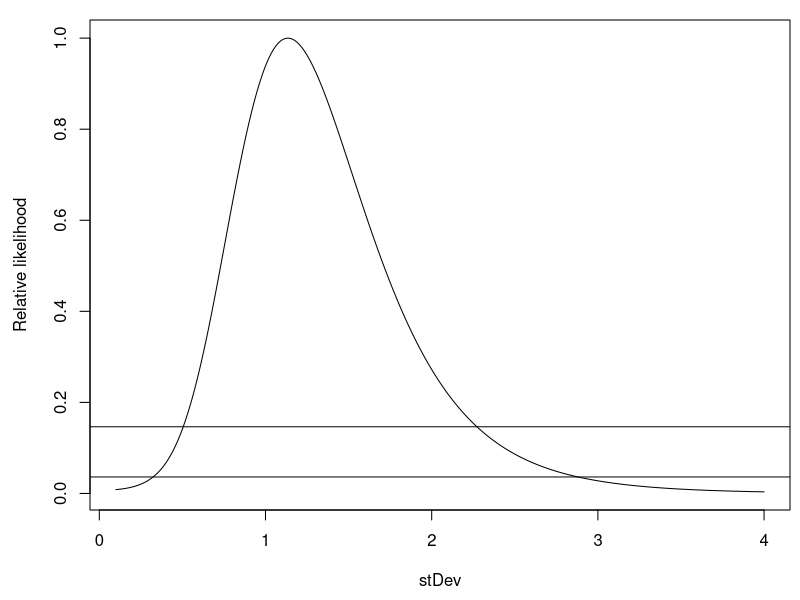
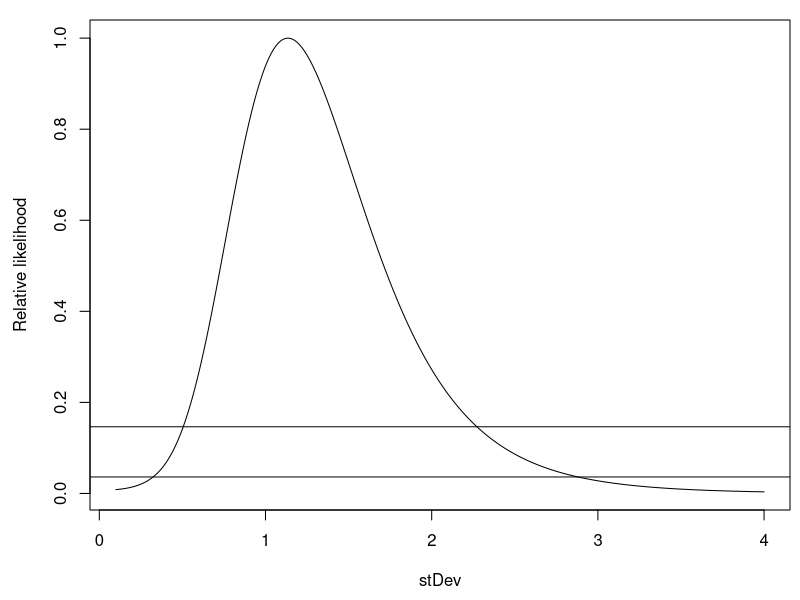
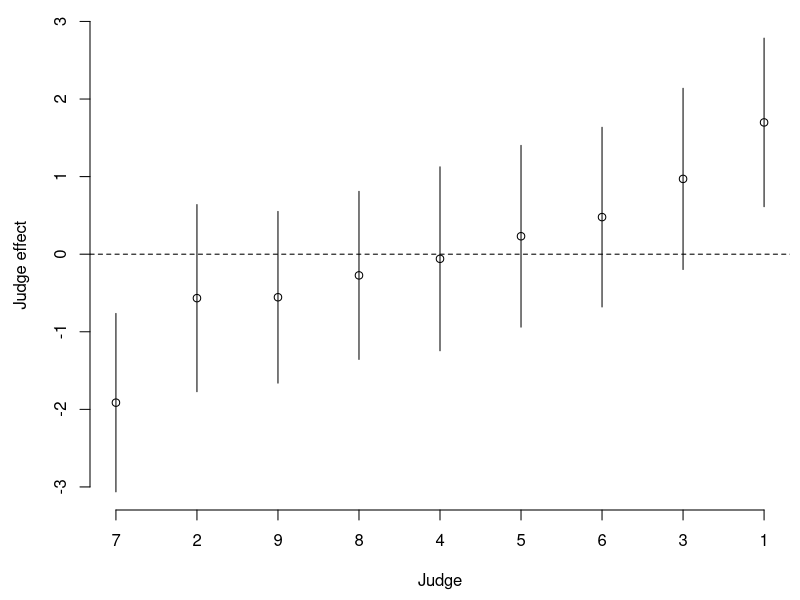
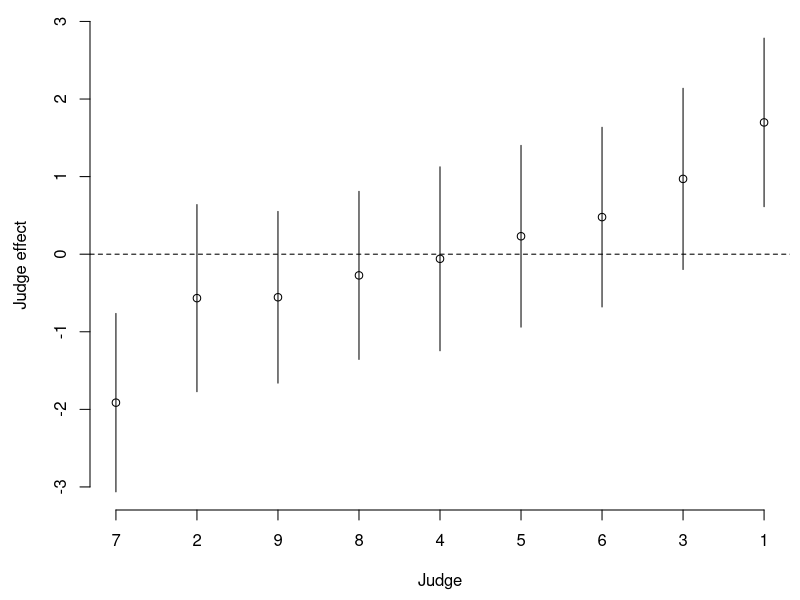
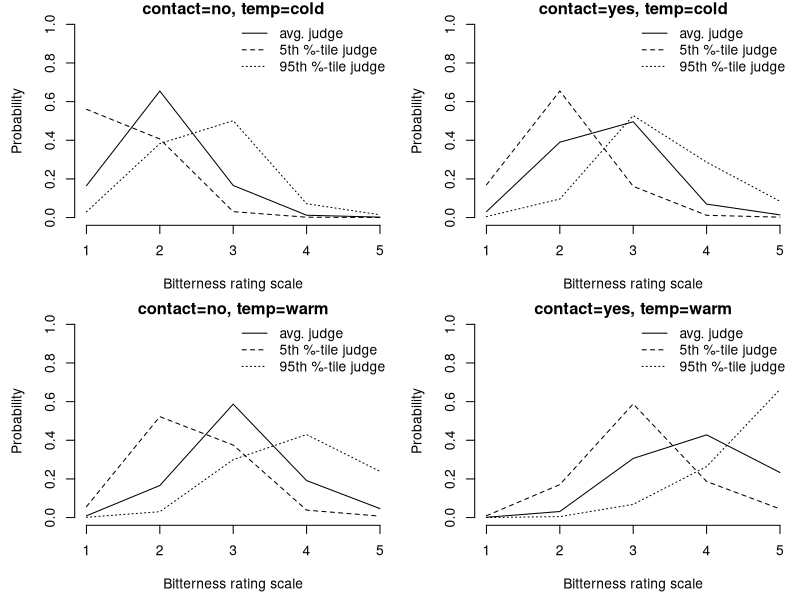
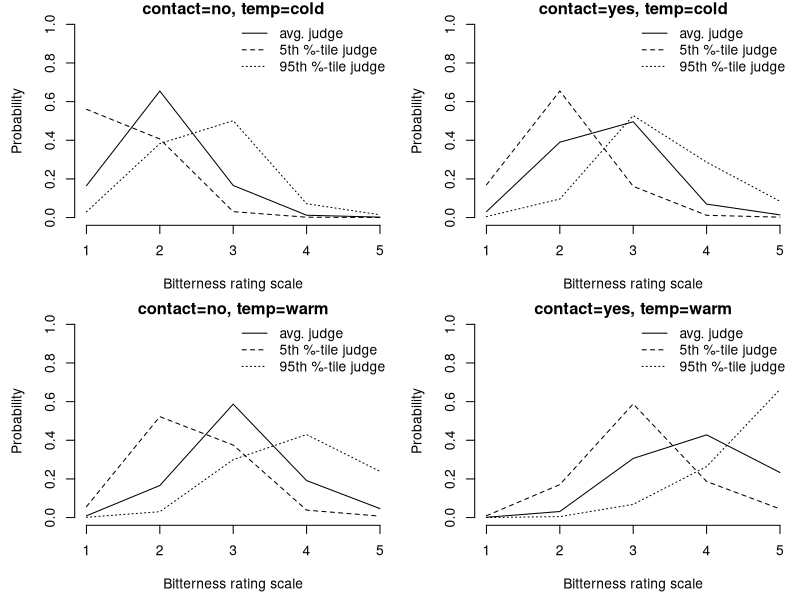

These figures' R source, in order:
### R code from vignette source 'clmm2_tutorial.Rnw'

###################################################
### code chunk number 1: Initialize
###################################################

## Load common packages, functions and set settings:
library(ordinal)
library(xtable)
##
RUN <- FALSE    #redo computations and write .RData files
## Change options:
op <- options() ## To be able to reset settings
options("digits" = 7)
options(help_type = "html")
## options("width" = 75)
options("SweaveHooks" = list(fig=function()
        par(mar=c(4,4,.5,0)+.5)))
options(continue=" ")



###################################################
### code chunk number 2: clmm2_tutorial.Rnw:152-155
###################################################
data(wine)
head(wine)
str(wine)


###################################################
### code chunk number 3: clmm2_tutorial.Rnw:176-190
###################################################
data(wine)
temp.contact.bottle <- with(wine, temp:contact:bottle)[drop=TRUE]
tab <- xtabs(as.numeric(rating) ~ temp.contact.bottle + judge,
             data=wine)
class(tab) <- "matrix"
attr(tab, "call") <- NULL
mat <- cbind(rep(c("cold", "warm"), each = 4),
             rep(rep(c("no", "yes"), each=2), 2),
             1:8, tab)
colnames(mat) <-
  c("Temperature", "Contact", "Bottle", 1:9)
xtab <- xtable(mat)
print(xtab, only.contents=TRUE, include.rownames=FALSE,
      sanitize.text.function = function(x) x)


###################################################
### code chunk number 4: clmm2_tutorial.Rnw:217-219
###################################################
fm1 <- clmm2(rating ~ temp + contact, random=judge, data=wine)
fm1


###################################################
### code chunk number 5: clmm2_tutorial.Rnw:226-229
###################################################
fm2 <- clmm2(rating ~ temp + contact, random=judge, data=wine,
            Hess=TRUE, nAGQ=10)
summary(fm2)


###################################################
### code chunk number 6: clmm2_tutorial.Rnw:265-266
###################################################
exp(coef(fm2)[5])


###################################################
### code chunk number 7: clmm2_tutorial.Rnw:274-276
###################################################
fm3 <- clmm2(rating ~ temp, random=judge, data=wine, nAGQ=10)
anova(fm3, fm2)


###################################################
### code chunk number 8: clmm2_tutorial.Rnw:282-284
###################################################
fm4 <- clm2(rating ~ temp + contact, data=wine)
anova(fm4, fm2)


###################################################
### code chunk number 9: clmm2_tutorial.Rnw:295-297
###################################################
pr2 <- profile(fm2, range=c(.1, 4), nSteps=30, trace=0)
confint(pr2)


###################################################
### code chunk number 10: profilePlot
###################################################
getOption("SweaveHooks")[["fig"]]()
plot(pr2)


###################################################
### code chunk number 11: profileFig
###################################################
getOption("SweaveHooks")[["fig"]]()
plot(pr2)


###################################################
### code chunk number 12: ranefPlot
###################################################
getOption("SweaveHooks")[["fig"]]()
ci <- fm2$ranef + qnorm(0.975) * sqrt(fm2$condVar) %o% c(-1, 1)
ord.re <- order(fm2$ranef)
ci <- ci[order(fm2$ranef),]
plot(1:9, fm2$ranef[ord.re], axes=FALSE, ylim=range(ci),
     xlab="Judge", ylab="Judge effect")
axis(1, at=1:9, labels = ord.re)
axis(2)
for(i in 1:9) segments(i, ci[i,1], i, ci[i, 2])
abline(h = 0, lty=2)


###################################################
### code chunk number 13: clmm2_tutorial.Rnw:348-349
###################################################
getOption("SweaveHooks")[["fig"]]()
ci <- fm2$ranef + qnorm(0.975) * sqrt(fm2$condVar) %o% c(-1, 1)
ord.re <- order(fm2$ranef)
ci <- ci[order(fm2$ranef),]
plot(1:9, fm2$ranef[ord.re], axes=FALSE, ylim=range(ci),
     xlab="Judge", ylab="Judge effect")
axis(1, at=1:9, labels = ord.re)
axis(2)
for(i in 1:9) segments(i, ci[i,1], i, ci[i, 2])
abline(h = 0, lty=2)


###################################################
### code chunk number 14: clmm2_tutorial.Rnw:361-362
###################################################
head(cbind(wine, fitted(fm2)))


###################################################
### code chunk number 15: clmm2_tutorial.Rnw:367-368
###################################################
head(cbind(wine, pred=predict(fm2, newdata=wine)))


###################################################
### code chunk number 16: clmm2_tutorial.Rnw:386-388
###################################################
plogis(fm2$Theta[3] - fm2$beta[2]) -
  plogis(fm2$Theta[2] - fm2$beta[2])


###################################################
### code chunk number 17: clmm2_tutorial.Rnw:396-397
###################################################
qnorm(0.95) * c(-1, 1) * fm2$stDev


###################################################
### code chunk number 18: clmm2_tutorial.Rnw:402-410
###################################################
pred <-
  function(eta, theta, cat = 1:(length(theta)+1), inv.link = plogis)
{
  Theta <- c(-1e3, theta, 1e3)
  sapply(cat, function(j)
         inv.link(Theta[j+1] - eta) - inv.link(Theta[j] - eta) )
}
pred(qnorm(0.05) * fm2$stDev, fm2$Theta)


###################################################
### code chunk number 19: clmm2_tutorial.Rnw:416-434
###################################################
mat <- expand.grid(judge = qnorm(0.95) * c(-1, 0, 1) * fm2$stDev,
                   contact = c(0, fm2$beta[2]),
                   temp = c(0, fm2$beta[1]))
pred.mat <- pred(eta=rowSums(mat), theta=fm2$Theta)
lab <- paste("contact=", rep(levels(wine$contact), 2), ", ",
             "temp=", rep(levels(wine$temp), each=2), sep="")
par(mfrow=c(2, 2))
for(k in c(1, 4, 7, 10)) {
  plot(1:5, pred.mat[k,], lty=2, type = "l", ylim=c(0,1),
       xlab="Bitterness rating scale", axes=FALSE,
       ylab="Probability", main=lab[ceiling(k/3)], las=1)
  axis(1); axis(2)
  lines(1:5, pred.mat[k+1, ], lty=1)
  lines(1:5, pred.mat[k+2, ], lty=3)
  legend("topright",
         c("avg. judge", "5th %-tile judge", "95th %-tile judge"),
         lty=1:3, bty="n")
}


###################################################
### code chunk number 20: clmm2_tutorial.Rnw:439-449
###################################################
getOption("SweaveHooks")[["fig"]]()
k <- 1
plot(1:5, pred.mat[k,], lty=2, type = "l", ylim=c(0,1),
     xlab="Bitterness rating scale", axes=FALSE,
     ylab="Probability", main=lab[ceiling(k/3)], las=1)
axis(1); axis(2)
lines(1:5, pred.mat[k+1, ], lty=1)
lines(1:5, pred.mat[k+2, ], lty=3)
legend("topright",
       c("avg. judge", "5th %-tile judge", "95th %-tile judge"),
       lty=1:3, bty="n")


###################################################
### code chunk number 21: clmm2_tutorial.Rnw:451-461
###################################################
getOption("SweaveHooks")[["fig"]]()
k <- 4
plot(1:5, pred.mat[k,], lty=2, type = "l", ylim=c(0,1),
     xlab="Bitterness rating scale", axes=FALSE,
     ylab="Probability", main=lab[ceiling(k/3)], las=1)
axis(1); axis(2)
lines(1:5, pred.mat[k+1, ], lty=1)
lines(1:5, pred.mat[k+2, ], lty=3)
legend("topright",
       c("avg. judge", "5th %-tile judge", "95th %-tile judge"),
       lty=1:3, bty="n")


###################################################
### code chunk number 22: clmm2_tutorial.Rnw:463-473
###################################################
getOption("SweaveHooks")[["fig"]]()
k <- 7
plot(1:5, pred.mat[k,], lty=2, type = "l", ylim=c(0,1),
     xlab="Bitterness rating scale", axes=FALSE,
     ylab="Probability", main=lab[ceiling(k/3)], las=1)
axis(1); axis(2)
lines(1:5, pred.mat[k+1, ], lty=1)
lines(1:5, pred.mat[k+2, ], lty=3)
legend("topright",
       c("avg. judge", "5th %-tile judge", "95th %-tile judge"),
       lty=1:3, bty="n")


###################################################
### code chunk number 23: clmm2_tutorial.Rnw:475-485
###################################################
getOption("SweaveHooks")[["fig"]]()
k <- 10
plot(1:5, pred.mat[k,], lty=2, type = "l", ylim=c(0,1),
     xlab="Bitterness rating scale", axes=FALSE,
     ylab="Probability", main=lab[ceiling(k/3)], las=1)
axis(1); axis(2)
lines(1:5, pred.mat[k+1, ], lty=1)
lines(1:5, pred.mat[k+2, ], lty=3)
legend("topright",
       c("avg. judge", "5th %-tile judge", "95th %-tile judge"),
       lty=1:3, bty="n")


###################################################
### code chunk number 24: clmm2_tutorial.Rnw:495-496
###################################################
exp(2*qnorm(0.95) * fm2$stDev)


###################################################
### code chunk number 25: clmm2_tutorial.Rnw:502-503
###################################################
exp(2*qnorm(0.75) * fm2$stDev)


###################################################
### code chunk number 26: misc (eval = FALSE)
###################################################
## 


